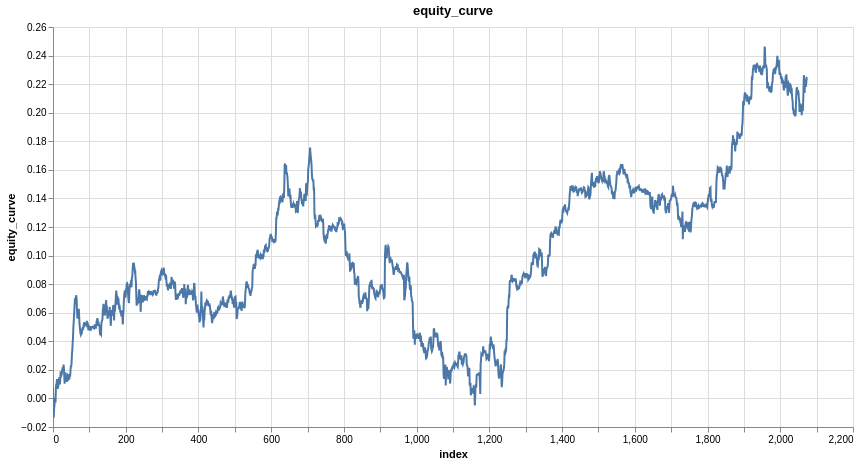

Notebook code cell kept with this figure:
### Code cell
features = ['close_log_return_lag_2']
model = LinearModel(len(features))
model_trades = research.learn_model_trades(ts, features, target, model, no_epochs=200, loss=nn.L1Loss())

research.plot_column(model_trades, 'equity_curve')

### Figure 1 — Vega-Lite specification as saved in the notebook (floating-point values rounded to 4 significant figures; data arrays with more than 128 entries replaced by an {"elided": "..."} marker saying what was removed)
{"config": {"view": {"continuousWidth": 300, "continuousHeight": 300}}, "data": {"name": "data-bdba6a089a35d2de028a49bb465a750c"}, "mark": {"type": "line", "tooltip": true}, "encoding": {"x": {"field": "index", "type": "quantitative"}, "y": {"field": "equity_curve", "type": "quantitative"}}, "height": 400, "params": [{"name": "param_1e9efca18e7a2868", "select": {"type": "interval", "encodings": ["x", "y"]}, "bind": "scales"}], "title": "equity_curve", "width": 800, "$schema": "https://vega.github.io/schema/vega-lite/v6.4.1.json", "datasets": {"data-bdba6a089a35d2de028a49bb465a750c": {"elided": "2075 records"}}}
